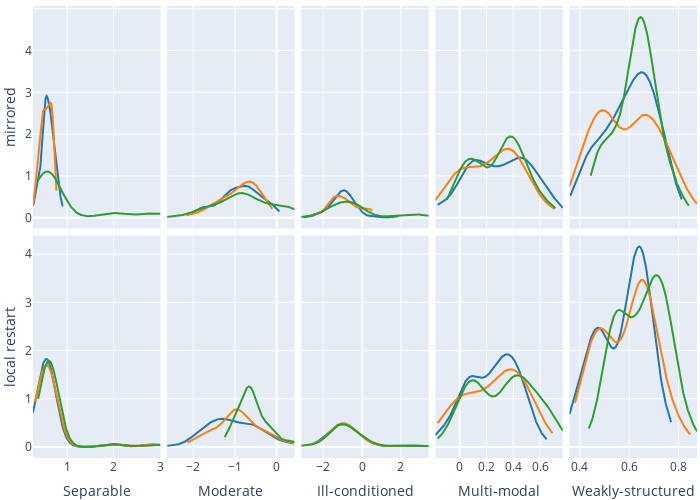

Notebook source saved alongside this figure:
### Code cell
import pandas as pd
import numpy as np
import plotly.figure_factory as ff
from plotly.subplots import make_subplots



dim=5
budget=2000
df = pd.read_csv('../data/processed_data_modCMA/conf_perf2vec.csv', index_col=0)
df_grid = pd.read_csv('../data/raw_data/dt_grid_v2.csv', index_col=0)
variable = f'.*_{budget}_{dim}'           
df_sub = df[df.index.str.contains(fr'\b{variable}\b', regex=True)]
df_sub.index = [ int(i.split("_")[0]) for i in df_sub.index]
    
fig = make_subplots(rows=2, cols=5, vertical_spacing=0.015, shared_yaxes=True, shared_xaxes = True, horizontal_spacing=0.01)
        

# module mirrored


g1 = df_sub.iloc[:,0:5]
g2 = df_sub.iloc[:,5:9]
g3 = df_sub.iloc[:,9:14]
g4 = df_sub.iloc[:,14:19]
g5 = df_sub.iloc[:,19:24]

groups = [g1, g2, g3, g4, g5]

row = 1
for module in ['mirrored', 'local_restart']:
    col = 1
    for df_g in groups:
        module_values = df_grid[module]
        df_g = df_g.join(module_values)
        df_g = df_g.replace({np.nan: 'None'})
        unique_module_values = np.unique(df_g[module])
        hist_data = []
        for m in range(0, len(unique_module_values)):
            unique_module_value = unique_module_values[m]
            df_sub_m = df_g[df_g[module]==unique_module_value]
            df_sub_m = df_sub_m.drop([module], axis=1)
            dist = df_sub_m.mean(axis=1).values
            dist = [np.log10(10**(-8)) if d == 0 else np.log10(d) for d in dist]
            hist_data.append(dist)

        subfig = ff.create_distplot(hist_data, ['m1', 'm2', 'm3'], show_hist=False, show_rug=False)
        fig.add_trace(subfig['data'][0], row = row, col=col)
        fig.add_trace(subfig['data'][1], row = row, col=col)
        fig.add_trace(subfig['data'][2], row = row, col=col)
        col+=1
    row +=1


fig.update_layout(
    autosize=False,
    width=700,
    height=500,
    showlegend=False,
    margin=dict(l=0,r=0,b=0,t=0),
)
fig['layout']['yaxis']['title']='mirrored'
fig['layout']['yaxis6']['title']='local restart'
fig['layout']['xaxis6']['title']='Separable'
fig['layout']['xaxis7']['title']='Moderate'
fig['layout']['xaxis8']['title']='Ill-conditioned'
fig['layout']['xaxis9']['title']='Multi-modal'
fig['layout']['xaxis10']['title']='Weakly-structured'
fig.show()

### Figure 1 — Plotly figure (JSON) as saved in the notebook; plotly's stock layout.template omitted (floating-point values rounded to 4 significant figures; data arrays with more than 128 entries replaced by an {"elided": "..."} marker saying what was removed)
{"data": [{"legendgroup": "m1", "marker": {"color": "rgb(31, 119, 180)"}, "mode": "lines", "name": "m1", "showlegend": true, "type": "scatter", "x": {"elided": "500 float values"}, "xaxis": "x", "y": {"elided": "500 float values"}, "yaxis": "y"}, {"legendgroup": "m2", "marker": {"color": "rgb(255, 127, 14)"}, "mode": "lines", "name": "m2", "showlegend": true, "type": "scatter", "x": {"elided": "500 float values"}, "xaxis": "x", "y": {"elided": "500 float values"}, "yaxis": "y"}, {"legendgroup": "m3", "marker": {"color": "rgb(44, 160, 44)"}, "mode": "lines", "name": "m3", "showlegend": true, "type": "scatter", "x": {"elided": "500 float values"}, "xaxis": "x", "y": {"elided": "500 float values"}, "yaxis": "y"}, {"legendgroup": "m1", "marker": {"color": "rgb(31, 119, 180)"}, "mode": "lines", "name": "m1", "showlegend": true, "type": "scatter", "x": {"elided": "500 float values"}, "xaxis": "x2", "y": {"elided": "500 float values"}, "yaxis": "y2"}, {"legendgroup": "m2", "marker": {"color": "rgb(255, 127, 14)"}, "mode": "lines", "name": "m2", "showlegend": true, "type": "scatter", "x": {"elided": "500 float values"}, "xaxis": "x2", "y": {"elided": "500 float values"}, "yaxis": "y2"}, {"legendgroup": "m3", "marker": {"color": "rgb(44, 160, 44)"}, "mode": "lines", "name": "m3", "showlegend": true, "type": "scatter", "x": {"elided": "500 float values"}, "xaxis": "x2", "y": {"elided": "500 float values"}, "yaxis": "y2"}, {"legendgroup": "m1", "marker": {"color": "rgb(31, 119, 180)"}, "mode": "lines", "name": "m1", "showlegend": true, "type": "scatter", "x": {"elided": "500 float values"}, "xaxis": "x3", "y": {"elided": "500 float values"}, "yaxis": "y3"}, {"legendgroup": "m2", "marker": {"color": "rgb(255, 127, 14)"}, "mode": "lines", "name": "m2", "showlegend": true, "type": "scatter", "x": {"elided": "500 float values"}, "xaxis": "x3", "y": {"elided": "500 float values"}, "yaxis": "y3"}, {"legendgroup": "m3", "marker": {"color": "rgb(44, 160, 44)"}, "mode": "lines", "name": "m3", "showlegend": true, "type": "scatter", "x": {"elided": "500 float values"}, "xaxis": "x3", "y": {"elided": "500 float values"}, "yaxis": "y3"}, {"legendgroup": "m1", "marker": {"color": "rgb(31, 119, 180)"}, "mode": "lines", "name": "m1", "showlegend": true, "type": "scatter", "x": {"elided": "500 float values"}, "xaxis": "x4", "y": {"elided": "500 float values"}, "yaxis": "y4"}, {"legendgroup": "m2", "marker": {"color": "rgb(255, 127, 14)"}, "mode": "lines", "name": "m2", "showlegend": true, "type": "scatter", "x": {"elided": "500 float values"}, "xaxis": "x4", "y": {"elided": "500 float values"}, "yaxis": "y4"}, {"legendgroup": "m3", "marker": {"color": "rgb(44, 160, 44)"}, "mode": "lines", "name": "m3", "showlegend": true, "type": "scatter", "x": {"elided": "500 float values"}, "xaxis": "x4", "y": {"elided": "500 float values"}, "yaxis": "y4"}, {"legendgroup": "m1", "marker": {"color": "rgb(31, 119, 180)"}, "mode": "lines", "name": "m1", "showlegend": true, "type": "scatter", "x": {"elided": "500 float values"}, "xaxis": "x5", "y": {"elided": "500 float values"}, "yaxis": "y5"}, {"legendgroup": "m2", "marker": {"color": "rgb(255, 127, 14)"}, "mode": "lines", "name": "m2", "showlegend": true, "type": "scatter", "x": {"elided": "500 float values"}, "xaxis": "x5", "y": {"elided": "500 float values"}, "yaxis": "y5"}, {"legendgroup": "m3", "marker": {"color": "rgb(44, 160, 44)"}, "mode": "lines", "name": "m3", "showlegend": true, "type": "scatter", "x": {"elided": "500 float values"}, "xaxis": "x5", "y": {"elided": "500 float values"}, "yaxis": "y5"}, {"legendgroup": "m1", "marker": {"color": "rgb(31, 119, 180)"}, "mode": "lines", "name": "m1", "showlegend": true, "type": "scatter", "x": {"elided": "500 float values"}, "xaxis": "x6", "y": {"elided": "500 float values"}, "yaxis": "y6"}, {"legendgroup": "m2", "marker": {"color": "rgb(255, 127, 14)"}, "mode": "lines", "name": "m2", "showlegend": true, "type": "scatter", "x": {"elided": "500 float values"}, "xaxis": "x6", "y": {"elided": "500 float values"}, "yaxis": "y6"}, {"legendgroup": "m3", "marker": {"color": "rgb(44, 160, 44)"}, "mode": "lines", "name": "m3", "showlegend": true, "type": "scatter", "x": {"elided": "500 float values"}, "xaxis": "x6", "y": {"elided": "500 float values"}, "yaxis": "y6"}, {"legendgroup": "m1", "marker": {"color": "rgb(31, 119, 180)"}, "mode": "lines", "name": "m1", "showlegend": true, "type": "scatter", "x": {"elided": "500 float values"}, "xaxis": "x7", "y": {"elided": "500 float values"}, "yaxis": "y7"}, {"legendgroup": "m2", "marker": {"color": "rgb(255, 127, 14)"}, "mode": "lines", "name": "m2", "showlegend": true, "type": "scatter", "x": {"elided": "500 float values"}, "xaxis": "x7", "y": {"elided": "500 float values"}, "yaxis": "y7"}, {"legendgroup": "m3", "marker": {"color": "rgb(44, 160, 44)"}, "mode": "lines", "name": "m3", "showlegend": true, "type": "scatter", "x": {"elided": "500 float values"}, "xaxis": "x7", "y": {"elided": "500 float values"}, "yaxis": "y7"}, {"legendgroup": "m1", "marker": {"color": "rgb(31, 119, 180)"}, "mode": "lines", "name": "m1", "showlegend": true, "type": "scatter", "x": {"elided": "500 float values"}, "xaxis": "x8", "y": {"elided": "500 float values"}, "yaxis": "y8"}, {"legendgroup": "m2", "marker": {"color": "rgb(255, 127, 14)"}, "mode": "lines", "name": "m2", "showlegend": true, "type": "scatter", "x": {"elided": "500 float values"}, "xaxis": "x8", "y": {"elided": "500 float values"}, "yaxis": "y8"}, {"legendgroup": "m3", "marker": {"color": "rgb(44, 160, 44)"}, "mode": "lines", "name": "m3", "showlegend": true, "type": "scatter", "x": {"elided": "500 float values"}, "xaxis": "x8", "y": {"elided": "500 float values"}, "yaxis": "y8"}, {"legendgroup": "m1", "marker": {"color": "rgb(31, 119, 180)"}, "mode": "lines", "name": "m1", "showlegend": true, "type": "scatter", "x": {"elided": "500 float values"}, "xaxis": "x9", "y": {"elided": "500 float values"}, "yaxis": "y9"}, {"legendgroup": "m2", "marker": {"color": "rgb(255, 127, 14)"}, "mode": "lines", "name": "m2", "showlegend": true, "type": "scatter", "x": {"elided": "500 float values"}, "xaxis": "x9", "y": {"elided": "500 float values"}, "yaxis": "y9"}, {"legendgroup": "m3", "marker": {"color": "rgb(44, 160, 44)"}, "mode": "lines", "name": "m3", "showlegend": true, "type": "scatter", "x": {"elided": "500 float values"}, "xaxis": "x9", "y": {"elided": "500 float values"}, "yaxis": "y9"}, {"legendgroup": "m1", "marker": {"color": "rgb(31, 119, 180)"}, "mode": "lines", "name": "m1", "showlegend": true, "type": "scatter", "x": {"elided": "500 float values"}, "xaxis": "x10", "y": {"elided": "500 float values"}, "yaxis": "y10"}, {"legendgroup": "m2", "marker": {"color": "rgb(255, 127, 14)"}, "mode": "lines", "name": "m2", "showlegend": true, "type": "scatter", "x": {"elided": "500 float values"}, "xaxis": "x10", "y": {"elided": "500 float values"}, "yaxis": "y10"}, {"legendgroup": "m3", "marker": {"color": "rgb(44, 160, 44)"}, "mode": "lines", "name": "m3", "showlegend": true, "type": "scatter", "x": {"elided": "500 float values"}, "xaxis": "x10", "y": {"elided": "500 float values"}, "yaxis": "y10"}], "layout": {"autosize": false, "height": 500, "margin": {"b": 0, "l": 0, "r": 0, "t": 0}, "showlegend": false, "width": 700, "xaxis": {"anchor": "y", "domain": [0, 0.192], "matches": "x6", "showticklabels": false}, "xaxis10": {"anchor": "y10", "domain": [0.808, 1], "title": {"text": "Weakly-structured"}}, "xaxis2": {"anchor": "y2", "domain": [0.202, 0.394], "matches": "x7", "showticklabels": false}, "xaxis3": {"anchor": "y3", "domain": [0.404, 0.596], "matches": "x8", "showticklabels": false}, "xaxis4": {"anchor": "y4", "domain": [0.606, 0.798], "matches": "x9", "showticklabels": false}, "xaxis5": {"anchor": "y5", "domain": [0.808, 1], "matches": "x10", "showticklabels": false}, "xaxis6": {"anchor": "y6", "domain": [0, 0.192], "title": {"text": "Separable"}}, "xaxis7": {"anchor": "y7", "domain": [0.202, 0.394], "title": {"text": "Moderate"}}, "xaxis8": {"anchor": "y8", "domain": [0.404, 0.596], "title": {"text": "Ill-conditioned"}}, "xaxis9": {"anchor": "y9", "domain": [0.606, 0.798], "title": {"text": "Multi-modal"}}, "yaxis": {"anchor": "x", "domain": [0.5075, 1], "title": {"text": "mirrored"}}, "yaxis10": {"anchor": "x10", "domain": [0, 0.4925], "matches": "y6", "showticklabels": false}, "yaxis2": {"anchor": "x2", "domain": [0.5075, 1], "matches": "y", "showticklabels": false}, "yaxis3": {"anchor": "x3", "domain": [0.5075, 1], "matches": "y", "showticklabels": false}, "yaxis4": {"anchor": "x4", "domain": [0.5075, 1], "matches": "y", "showticklabels": false}, "yaxis5": {"anchor": "x5", "domain": [0.5075, 1], "matches": "y", "showticklabels": false}, "yaxis6": {"anchor": "x6", "domain": [0, 0.4925], "title": {"text": "local restart"}}, "yaxis7": {"anchor": "x7", "domain": [0, 0.4925], "matches": "y6", "showticklabels": false}, "yaxis8": {"anchor": "x8", "domain": [0, 0.4925], "matches": "y6", "showticklabels": false}, "yaxis9": {"anchor": "x9", "domain": [0, 0.4925], "matches": "y6", "showticklabels": false}}}
